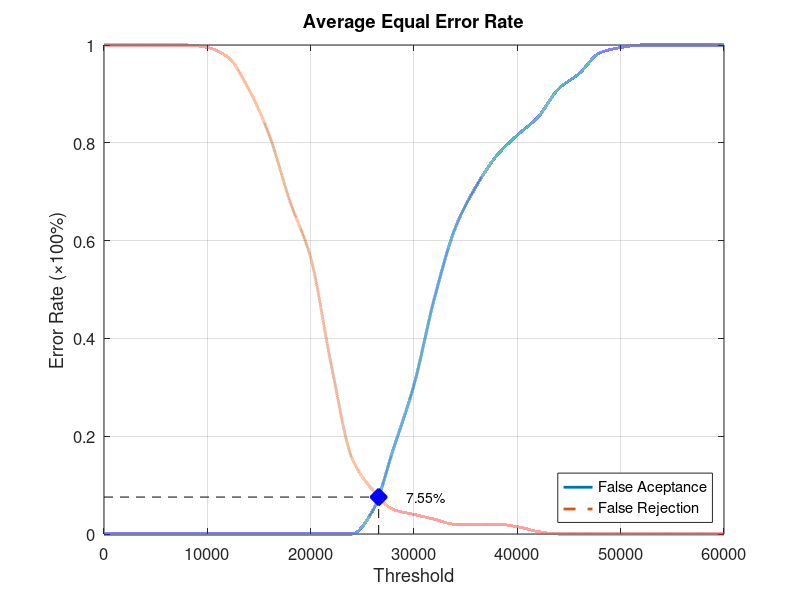
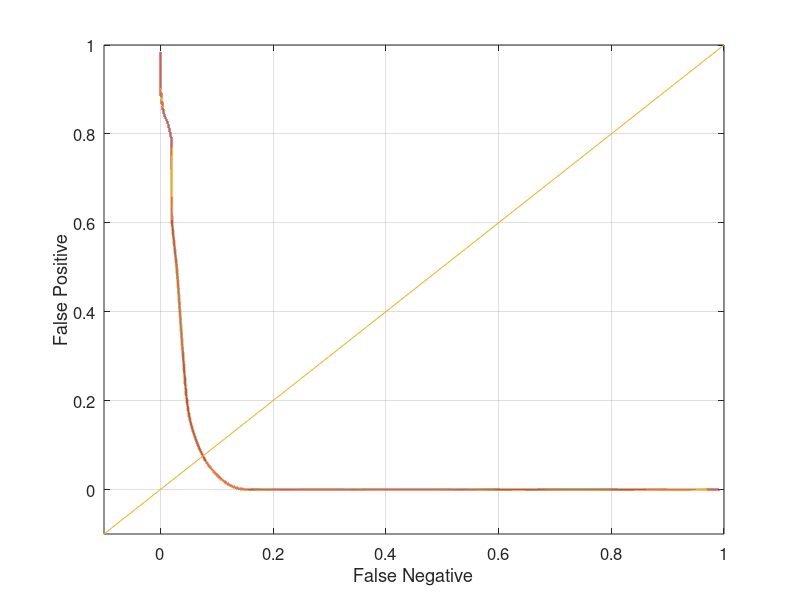

Write MATLAB code to recreate these figures, in order.
function yEER = Database5_1
close all;
clear;
clc;
x = 0:2000:60000;
xq = 0:0.5:60000;

y0 = [0 0 0 0 0 0 0 0 0 0 0 0 0 0.0473684 0.173684 0.305263 0.484211 0.626316 0.710526 0.773684 0.815789 0.852632 0.910526 0.942105 0.984211 0.994737 1 1 1 1 1];
yy0 = interp1(x, y0, xq, 'pchip');
y1 = [1 1 1 1 1 0.995 0.975 0.91 0.815 0.68 0.565 0.345 0.155 0.09 0.05 0.04 0.03 0.02 0.02 0.02 0.015 0.005 0 0 0 0 0 0 0 0 0];
yy1 = interp1(x, y1, xq, 'pchip');

% Calculating EER: 
y2 = abs(y0 - y1);
find(y2 == min(y2))
yy2 = abs(yy0 - yy1);
xEER = find(yy2 == min(yy2));
xEERIndex = xq(xEER) % X-axis EER
yEER = yy0(xEER) % Y-axis EER

main = figure
plot(xq, yy0,'-','LineWidth', 2);	hold on
plot(xq, yy1,'--','LineWidth', 2);	hold on
plot([xEERIndex xEERIndex], [0 yEER], 'k--');	hold on
plot([0 xEERIndex], [yEER yEER], 'k--');	hold on
plot(xEERIndex, yEER, 'bx', 'LineWidth', 10);	hold on
text(xEERIndex + 10 * xEERIndex / 100, yEER, [num2str(round((10000 * yEER)) / 100) '%'])
legend('False Aceptance', 'False Rejection', 'Location', 'SouthEast')
xlabel('Threshold')
ylabel('Error Rate (\times100%)')
title('Average Equal Error Rate')
set(gca, 'FontSize', 12)
axis([0 60000 0 1])
grid on

print(main, 'Database5_1Main', '-dpng');
FNRxFPR = figure('Color', [1 1 1]);
plot(yy1, yy0, '-', yy1, yy0, 'LineWidth', 2);
hold on
y = -0.1:0.1:1
plot(y, y); 
set(gca, 'FontSize', 12)
xlabel('False Negative')
ylabel('False Positive')
axis([-0.1 1 -0.1 1])
set(gca, 'FontSize', 12)
grid on

print(FNRxFPR, 'Database5_1FNRxFPR','-dpng');
end
